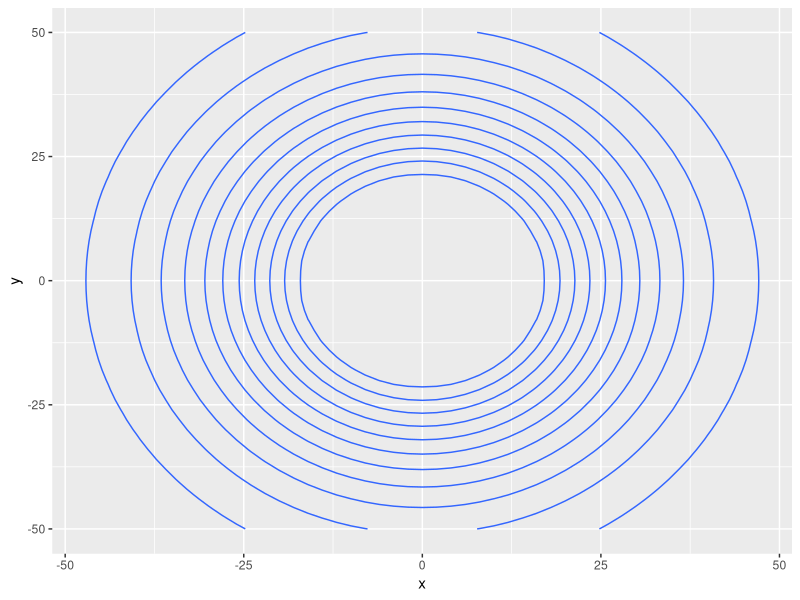
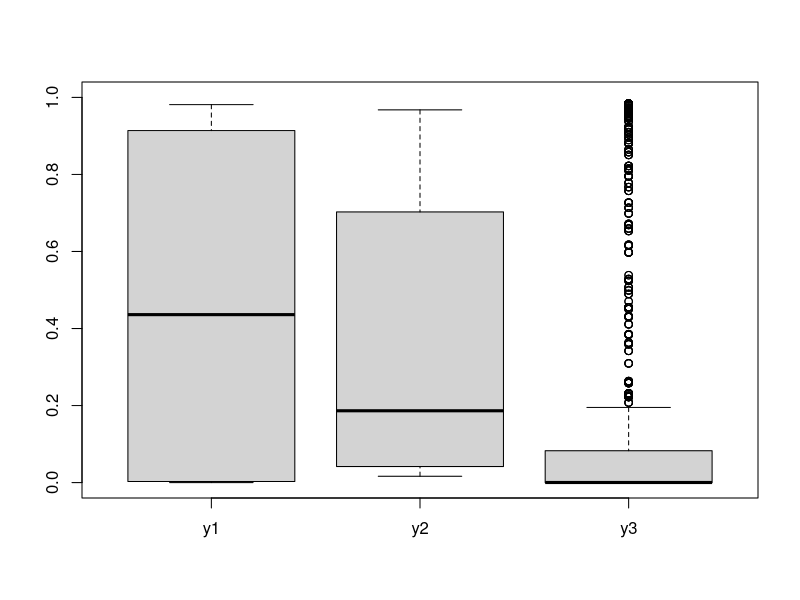
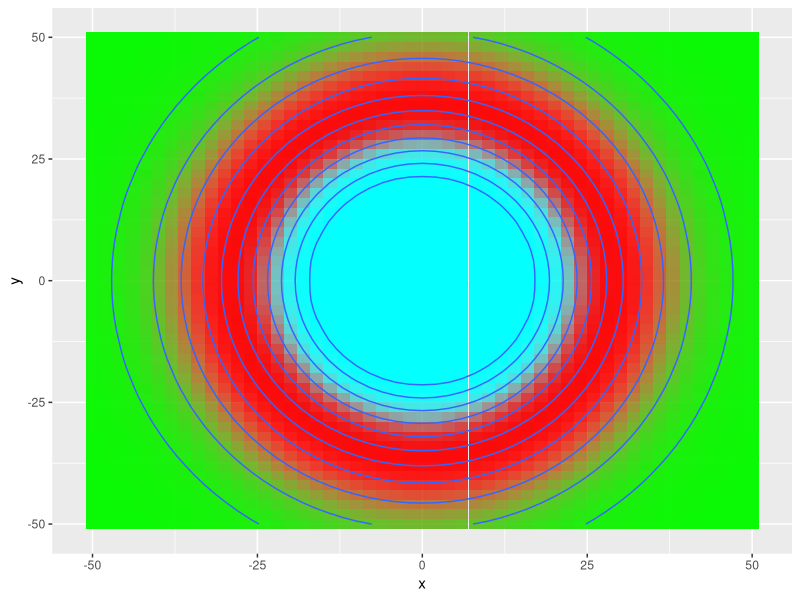

Reproduce these figures in R, in order. (Note: this script raises an error after producing the figures.)
rm(list=ls())
library(ggplot2)

#coordinates
x=seq(from=-50,to=50,by=2)
y=x
combo=expand.grid(x=x,y=y)
dim(combo)

#create topography
combo$topo=500000*dnorm(combo$x,mean=0,sd=20)*dnorm(combo$y,mean=0,sd=25)
round(range(combo$topo),3)

#create flat top
qtt=quantile(combo$topo,0.90)
cond=combo$topo>qtt; combo$topo[cond]=qtt
ggplot(data=combo, aes(x, y, z = topo)) + 
  geom_contour()

#----------------------------------------------
#create 3 communities
range(combo$topo)

y1=dnorm(combo$topo,mean=0,sd=20)
y2=dnorm(combo$topo,mean=qtt/2,sd=20)
y3=dnorm(combo$topo,mean=qtt,sd=20)

tmp=cbind(y1,y2,y3)
theta=tmp/apply(tmp,1,sum)
combo$y1=theta[,1]
combo$y2=theta[,2]
combo$y3=theta[,3]

#do I cover a good range?
round(apply(combo[,c('y1','y2','y3')],2,range),2)

par(mfrow=c(1,1))
boxplot(combo[,c('y1','y2','y3')],ylim=c(0,1))

ggplot(data=combo,aes(x=x,y=y)) + 
  geom_tile(alpha = combo$y1, fill='green') +
  geom_tile(alpha = combo$y2, fill='red') +
  geom_tile(alpha = combo$y3, fill='cyan') +
  geom_contour(aes(x=combo$x, y=combo$y, z = combo$topo))

#export true parameters
setwd('U:\\independent studies\\LIDAR Tanguro\\LidarLDA_MS\\simul\\fake data')
write.csv(combo,'theta3.csv',row.names=F)
#----------------------------------------------
#create 5 communities
range(combo$topo)

y1=dnorm(combo$topo,mean=0,sd=10)
y2=dnorm(combo$topo,mean=qtt/4,sd=10)
y3=dnorm(combo$topo,mean=2*qtt/4,sd=10)
y4=dnorm(combo$topo,mean=3*qtt/4,sd=10)
y5=dnorm(combo$topo,mean=qtt,sd=10)
tmp=cbind(y1,y2,y3,y4,y5)
theta=tmp/apply(tmp,1,sum)
combo$y1=theta[,1]
combo$y2=theta[,2]
combo$y3=theta[,3]
combo$y4=theta[,4]
combo$y5=theta[,5]

#do I cover a good range?
nomes=c('y1','y2','y3','y4','y5')
round(apply(combo[,nomes],2,range),2)
boxplot(combo[,nomes])

ggplot(data=combo,aes(x=x,y=y)) + 
  geom_tile(alpha = combo$y1, fill='green') +
  geom_tile(alpha = combo$y2, fill='red') +
  geom_tile(alpha = combo$y3, fill='cyan') +
  geom_tile(alpha = combo$y4, fill='blue') +
  geom_tile(alpha = combo$y5, fill='grey') +
  geom_contour(aes(x=combo$x, y=combo$y, z = combo$topo))

#export true parameters
setwd('U:\\independent studies\\LIDAR Tanguro\\LidarLDA_MS\\simul\\fake data')
write.csv(combo,'theta5.csv',row.names=F)

